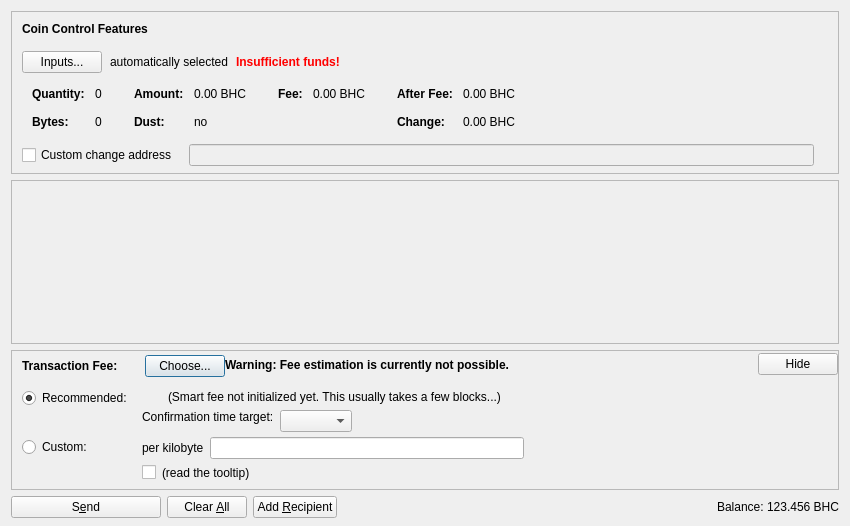
<?xml version="1.0" encoding="UTF-8"?>
<ui version="4.0">
 <class>SendCoinsDialog</class>
 <widget class="QDialog" name="SendCoinsDialog">
  <property name="geometry">
   <rect>
    <x>0</x>
    <y>0</y>
    <width>850</width>
    <height>526</height>
   </rect>
  </property>
  <property name="windowTitle">
   <string>Send Coins</string>
  </property>
  <layout class="QVBoxLayout" name="verticalLayout" stretch="0,1,0,0">
   <property name="bottomMargin">
    <number>8</number>
   </property>
   <item>
    <widget class="QFrame" name="frameCoinControl">
     <property name="sizePolicy">
      <sizepolicy hsizetype="Expanding" vsizetype="Expanding">
       <horstretch>0</horstretch>
       <verstretch>0</verstretch>
      </sizepolicy>
     </property>
     <property name="maximumSize">
      <size>
       <width>16777215</width>
       <height>16777215</height>
      </size>
     </property>
     <property name="frameShape">
      <enum>QFrame::StyledPanel</enum>
     </property>
     <property name="frameShadow">
      <enum>QFrame::Sunken</enum>
     </property>
     <layout class="QVBoxLayout" name="verticalLayoutCoinControl2">
      <property name="spacing">
       <number>0</number>
      </property>
      <property name="leftMargin">
       <number>0</number>
      </property>
      <property name="topMargin">
       <number>0</number>
      </property>
      <property name="rightMargin">
       <number>0</number>
      </property>
      <property name="bottomMargin">
       <number>6</number>
      </property>
      <item>
       <layout class="QVBoxLayout" name="verticalLayoutCoinControl" stretch="0,0,0,0,1">
        <property name="spacing">
         <number>0</number>
        </property>
        <property name="leftMargin">
         <number>10</number>
        </property>
        <property name="topMargin">
         <number>10</number>
        </property>
        <item>
         <layout class="QHBoxLayout" name="horizontalLayoutCoinControl1">
          <property name="bottomMargin">
           <number>15</number>
          </property>
          <item>
           <widget class="QLabel" name="labelCoinControlFeatures">
            <property name="sizePolicy">
             <sizepolicy hsizetype="Preferred" vsizetype="Maximum">
              <horstretch>0</horstretch>
              <verstretch>0</verstretch>
             </sizepolicy>
            </property>
            <property name="font">
             <font>
              <weight>75</weight>
              <bold>true</bold>
             </font>
            </property>
            <property name="styleSheet">
             <string notr="true">font-weight:bold;</string>
            </property>
            <property name="text">
             <string>Coin Control Features</string>
            </property>
           </widget>
          </item>
         </layout>
        </item>
        <item>
         <layout class="QHBoxLayout" name="horizontalLayoutCoinControl2" stretch="0,0,0,0">
          <property name="spacing">
           <number>8</number>
          </property>
          <property name="bottomMargin">
           <number>10</number>
          </property>
          <item>
           <widget class="QPushButton" name="pushButtonCoinControl">
            <property name="styleSheet">
             <string notr="true"/>
            </property>
            <property name="text">
             <string>Inputs...</string>
            </property>
            <property name="autoDefault">
             <bool>false</bool>
            </property>
           </widget>
          </item>
          <item>
           <widget class="QLabel" name="labelCoinControlAutomaticallySelected">
            <property name="text">
             <string>automatically selected</string>
            </property>
            <property name="margin">
             <number>5</number>
            </property>
           </widget>
          </item>
          <item>
           <widget class="QLabel" name="labelCoinControlInsuffFunds">
            <property name="font">
             <font>
              <weight>75</weight>
              <bold>true</bold>
             </font>
            </property>
            <property name="styleSheet">
             <string notr="true">color:red;font-weight:bold;</string>
            </property>
            <property name="text">
             <string>Insufficient funds!</string>
            </property>
            <property name="margin">
             <number>5</number>
            </property>
           </widget>
          </item>
          <item>
           <spacer name="horizontalSpacerCoinControl">
            <property name="orientation">
             <enum>Qt::Horizontal</enum>
            </property>
            <property name="sizeHint" stdset="0">
             <size>
              <width>40</width>
              <height>1</height>
             </size>
            </property>
           </spacer>
          </item>
         </layout>
        </item>
        <item>
         <widget class="QWidget" name="widgetCoinControl" native="true">
          <property name="sizePolicy">
           <sizepolicy hsizetype="Preferred" vsizetype="Preferred">
            <horstretch>0</horstretch>
            <verstretch>0</verstretch>
           </sizepolicy>
          </property>
          <property name="minimumSize">
           <size>
            <width>0</width>
            <height>0</height>
           </size>
          </property>
          <property name="styleSheet">
           <string notr="true"/>
          </property>
          <layout class="QHBoxLayout" name="horizontalLayoutCoinControl5">
           <property name="leftMargin">
            <number>0</number>
           </property>
           <property name="topMargin">
            <number>0</number>
           </property>
           <property name="rightMargin">
            <number>0</number>
           </property>
           <property name="bottomMargin">
            <number>0</number>
           </property>
           <item>
            <layout class="QHBoxLayout" name="horizontalLayoutCoinControl3" stretch="0,0,0,1">
             <property name="spacing">
              <number>20</number>
             </property>
             <property name="topMargin">
              <number>0</number>
             </property>
             <property name="bottomMargin">
              <number>10</number>
             </property>
             <item>
              <layout class="QFormLayout" name="formLayoutCoinControl1">
               <property name="horizontalSpacing">
                <number>10</number>
               </property>
               <property name="verticalSpacing">
                <number>14</number>
               </property>
               <property name="leftMargin">
                <number>10</number>
               </property>
               <property name="topMargin">
                <number>4</number>
               </property>
               <property name="rightMargin">
                <number>6</number>
               </property>
               <item row="0" column="0">
                <widget class="QLabel" name="labelCoinControlQuantityText">
                 <property name="font">
                  <font>
                   <weight>75</weight>
                   <bold>true</bold>
                  </font>
                 </property>
                 <property name="text">
                  <string>Quantity:</string>
                 </property>
                 <property name="margin">
                  <number>0</number>
                 </property>
                </widget>
               </item>
               <item row="0" column="1">
                <widget class="QLabel" name="labelCoinControlQuantity">
                 <property name="cursor">
                  <cursorShape>IBeamCursor</cursorShape>
                 </property>
                 <property name="contextMenuPolicy">
                  <enum>Qt::ActionsContextMenu</enum>
                 </property>
                 <property name="text">
                  <string notr="true">0</string>
                 </property>
                 <property name="margin">
                  <number>0</number>
                 </property>
                 <property name="textInteractionFlags">
                  <set>Qt::LinksAccessibleByMouse|Qt::TextSelectableByKeyboard|Qt::TextSelectableByMouse</set>
                 </property>
                </widget>
               </item>
               <item row="1" column="0">
                <widget class="QLabel" name="labelCoinControlBytesText">
                 <property name="font">
                  <font>
                   <weight>75</weight>
                   <bold>true</bold>
                  </font>
                 </property>
                 <property name="text">
                  <string>Bytes:</string>
                 </property>
                </widget>
               </item>
               <item row="1" column="1">
                <widget class="QLabel" name="labelCoinControlBytes">
                 <property name="cursor">
                  <cursorShape>IBeamCursor</cursorShape>
                 </property>
                 <property name="contextMenuPolicy">
                  <enum>Qt::ActionsContextMenu</enum>
                 </property>
                 <property name="text">
                  <string notr="true">0</string>
                 </property>
                 <property name="textInteractionFlags">
                  <set>Qt::LinksAccessibleByMouse|Qt::TextSelectableByKeyboard|Qt::TextSelectableByMouse</set>
                 </property>
                </widget>
               </item>
              </layout>
             </item>
             <item>
              <layout class="QFormLayout" name="formLayoutCoinControl2">
               <property name="horizontalSpacing">
                <number>10</number>
               </property>
               <property name="verticalSpacing">
                <number>14</number>
               </property>
               <property name="leftMargin">
                <number>6</number>
               </property>
               <property name="topMargin">
                <number>4</number>
               </property>
               <property name="rightMargin">
                <number>6</number>
               </property>
               <item row="0" column="0">
                <widget class="QLabel" name="labelCoinControlAmountText">
                 <property name="font">
                  <font>
                   <weight>75</weight>
                   <bold>true</bold>
                  </font>
                 </property>
                 <property name="text">
                  <string>Amount:</string>
                 </property>
                 <property name="margin">
                  <number>0</number>
                 </property>
                </widget>
               </item>
               <item row="0" column="1">
                <widget class="QLabel" name="labelCoinControlAmount">
                 <property name="cursor">
                  <cursorShape>IBeamCursor</cursorShape>
                 </property>
                 <property name="contextMenuPolicy">
                  <enum>Qt::ActionsContextMenu</enum>
                 </property>
                 <property name="text">
                  <string notr="true">0.00 BHC</string>
                 </property>
                 <property name="textInteractionFlags">
                  <set>Qt::LinksAccessibleByMouse|Qt::TextSelectableByKeyboard|Qt::TextSelectableByMouse</set>
                 </property>
                </widget>
               </item>
               <item row="1" column="0">
                <widget class="QLabel" name="labelCoinControlLowOutputText">
                 <property name="font">
                  <font>
                   <weight>75</weight>
                   <bold>true</bold>
                  </font>
                 </property>
                 <property name="text">
                  <string>Dust:</string>
                 </property>
                </widget>
               </item>
               <item row="1" column="1">
                <widget class="QLabel" name="labelCoinControlLowOutput">
                 <property name="cursor">
                  <cursorShape>IBeamCursor</cursorShape>
                 </property>
                 <property name="contextMenuPolicy">
                  <enum>Qt::ActionsContextMenu</enum>
                 </property>
                 <property name="text">
                  <string notr="true">no</string>
                 </property>
                 <property name="textInteractionFlags">
                  <set>Qt::LinksAccessibleByMouse|Qt::TextSelectableByKeyboard|Qt::TextSelectableByMouse</set>
                 </property>
                </widget>
               </item>
              </layout>
             </item>
             <item>
              <layout class="QFormLayout" name="formLayoutCoinControl3">
               <property name="horizontalSpacing">
                <number>10</number>
               </property>
               <property name="verticalSpacing">
                <number>14</number>
               </property>
               <property name="leftMargin">
                <number>6</number>
               </property>
               <property name="topMargin">
                <number>4</number>
               </property>
               <property name="rightMargin">
                <number>6</number>
               </property>
               <item row="0" column="0">
                <widget class="QLabel" name="labelCoinControlFeeText">
                 <property name="font">
                  <font>
                   <weight>75</weight>
                   <bold>true</bold>
                  </font>
                 </property>
                 <property name="text">
                  <string>Fee:</string>
                 </property>
                 <property name="margin">
                  <number>0</number>
                 </property>
                </widget>
               </item>
               <item row="0" column="1">
                <widget class="QLabel" name="labelCoinControlFee">
                 <property name="cursor">
                  <cursorShape>IBeamCursor</cursorShape>
                 </property>
                 <property name="contextMenuPolicy">
                  <enum>Qt::ActionsContextMenu</enum>
                 </property>
                 <property name="text">
                  <string notr="true">0.00 BHC</string>
                 </property>
                 <property name="textInteractionFlags">
                  <set>Qt::LinksAccessibleByMouse|Qt::TextSelectableByKeyboard|Qt::TextSelectableByMouse</set>
                 </property>
                </widget>
               </item>
              </layout>
             </item>
             <item>
              <layout class="QFormLayout" name="formLayoutCoinControl4">
               <property name="horizontalSpacing">
                <number>10</number>
               </property>
               <property name="verticalSpacing">
                <number>14</number>
               </property>
               <property name="leftMargin">
                <number>6</number>
               </property>
               <property name="topMargin">
                <number>4</number>
               </property>
               <property name="rightMargin">
                <number>6</number>
               </property>
               <item row="0" column="0">
                <widget class="QLabel" name="labelCoinControlAfterFeeText">
                 <property name="font">
                  <font>
                   <weight>75</weight>
                   <bold>true</bold>
                  </font>
                 </property>
                 <property name="text">
                  <string>After Fee:</string>
                 </property>
                 <property name="margin">
                  <number>0</number>
                 </property>
                </widget>
               </item>
               <item row="0" column="1">
                <widget class="QLabel" name="labelCoinControlAfterFee">
                 <property name="cursor">
                  <cursorShape>IBeamCursor</cursorShape>
                 </property>
                 <property name="contextMenuPolicy">
                  <enum>Qt::ActionsContextMenu</enum>
                 </property>
                 <property name="text">
                  <string notr="true">0.00 BHC</string>
                 </property>
                 <property name="textInteractionFlags">
                  <set>Qt::LinksAccessibleByMouse|Qt::TextSelectableByKeyboard|Qt::TextSelectableByMouse</set>
                 </property>
                </widget>
               </item>
               <item row="1" column="0">
                <widget class="QLabel" name="labelCoinControlChangeText">
                 <property name="font">
                  <font>
                   <weight>75</weight>
                   <bold>true</bold>
                  </font>
                 </property>
                 <property name="text">
                  <string>Change:</string>
                 </property>
                </widget>
               </item>
               <item row="1" column="1">
                <widget class="QLabel" name="labelCoinControlChange">
                 <property name="cursor">
                  <cursorShape>IBeamCursor</cursorShape>
                 </property>
                 <property name="contextMenuPolicy">
                  <enum>Qt::ActionsContextMenu</enum>
                 </property>
                 <property name="text">
                  <string notr="true">0.00 BHC</string>
                 </property>
                 <property name="textInteractionFlags">
                  <set>Qt::LinksAccessibleByMouse|Qt::TextSelectableByKeyboard|Qt::TextSelectableByMouse</set>
                 </property>
                </widget>
               </item>
              </layout>
             </item>
            </layout>
           </item>
          </layout>
         </widget>
        </item>
        <item>
         <layout class="QHBoxLayout" name="horizontalLayoutCoinControl4" stretch="0,0,0">
          <property name="spacing">
           <number>12</number>
          </property>
          <property name="sizeConstraint">
           <enum>QLayout::SetDefaultConstraint</enum>
          </property>
          <property name="topMargin">
           <number>5</number>
          </property>
          <property name="rightMargin">
           <number>5</number>
          </property>
          <item>
           <widget class="QCheckBox" name="checkBoxCoinControlChange">
            <property name="toolTip">
             <string>If this is activated, but the change address is empty or invalid, change will be sent to a newly generated address.</string>
            </property>
            <property name="text">
             <string>Custom change address</string>
            </property>
           </widget>
          </item>
          <item>
           <widget class="QValidatedLineEdit" name="lineEditCoinControlChange">
            <property name="enabled">
             <bool>false</bool>
            </property>
            <property name="sizePolicy">
             <sizepolicy hsizetype="Expanding" vsizetype="Fixed">
              <horstretch>0</horstretch>
              <verstretch>0</verstretch>
             </sizepolicy>
            </property>
           </widget>
          </item>
          <item>
           <widget class="QLabel" name="labelCoinControlChangeLabel">
            <property name="sizePolicy">
             <sizepolicy hsizetype="Preferred" vsizetype="Expanding">
              <horstretch>0</horstretch>
              <verstretch>0</verstretch>
             </sizepolicy>
            </property>
            <property name="minimumSize">
             <size>
              <width>0</width>
              <height>0</height>
             </size>
            </property>
            <property name="text">
             <string/>
            </property>
            <property name="margin">
             <number>3</number>
            </property>
           </widget>
          </item>
         </layout>
        </item>
        <item>
         <spacer name="verticalSpacerCoinControl">
          <property name="orientation">
           <enum>Qt::Vertical</enum>
          </property>
          <property name="sizeHint" stdset="0">
           <size>
            <width>800</width>
            <height>1</height>
           </size>
          </property>
         </spacer>
        </item>
       </layout>
      </item>
     </layout>
    </widget>
   </item>
   <item>
    <widget class="QScrollArea" name="scrollArea">
     <property name="widgetResizable">
      <bool>true</bool>
     </property>
     <widget class="QWidget" name="scrollAreaWidgetContents">
      <property name="geometry">
       <rect>
        <x>0</x>
        <y>0</y>
        <width>830</width>
        <height>104</height>
       </rect>
      </property>
      <layout class="QVBoxLayout" name="verticalLayout_2" stretch="0,1">
       <property name="leftMargin">
        <number>0</number>
       </property>
       <property name="topMargin">
        <number>0</number>
       </property>
       <property name="rightMargin">
        <number>0</number>
       </property>
       <property name="bottomMargin">
        <number>0</number>
       </property>
       <item>
        <layout class="QVBoxLayout" name="entries">
         <property name="spacing">
          <number>6</number>
         </property>
        </layout>
       </item>
       <item>
        <spacer name="verticalSpacer">
         <property name="orientation">
          <enum>Qt::Vertical</enum>
         </property>
         <property name="sizeHint" stdset="0">
          <size>
           <width>20</width>
           <height>40</height>
          </size>
         </property>
        </spacer>
       </item>
      </layout>
     </widget>
    </widget>
   </item>
   <item>
    <widget class="QFrame" name="frameFee">
     <property name="sizePolicy">
      <sizepolicy hsizetype="Expanding" vsizetype="Expanding">
       <horstretch>0</horstretch>
       <verstretch>0</verstretch>
      </sizepolicy>
     </property>
     <property name="maximumSize">
      <size>
       <width>16777215</width>
       <height>16777215</height>
      </size>
     </property>
     <property name="frameShape">
      <enum>QFrame::StyledPanel</enum>
     </property>
     <property name="frameShadow">
      <enum>QFrame::Sunken</enum>
     </property>
     <layout class="QVBoxLayout" name="verticalLayoutFee1">
      <property name="spacing">
       <number>0</number>
      </property>
      <property name="leftMargin">
       <number>0</number>
      </property>
      <property name="topMargin">
       <number>0</number>
      </property>
      <property name="rightMargin">
       <number>0</number>
      </property>
      <property name="bottomMargin">
       <number>0</number>
      </property>
      <item>
       <layout class="QVBoxLayout" name="verticalLayoutFee2" stretch="0,0,0">
        <property name="spacing">
         <number>0</number>
        </property>
        <property name="leftMargin">
         <number>10</number>
        </property>
        <property name="topMargin">
         <number>0</number>
        </property>
        <item>
         <layout class="QHBoxLayout" name="horizontalLayoutFee1">
          <property name="bottomMargin">
           <number>0</number>
          </property>
          <item>
           <layout class="QVBoxLayout" name="verticalLayoutFee7">
            <property name="spacing">
             <number>0</number>
            </property>
            <item>
             <spacer name="verticalSpacerSmartFee">
              <property name="orientation">
               <enum>Qt::Vertical</enum>
              </property>
              <property name="sizeType">
               <enum>QSizePolicy::Fixed</enum>
              </property>
              <property name="sizeHint" stdset="0">
               <size>
                <width>1</width>
                <height>4</height>
               </size>
              </property>
             </spacer>
            </item>
            <item>
             <layout class="QHBoxLayout" name="horizontalLayoutSmartFee">
              <property name="spacing">
               <number>10</number>
              </property>
              <item>
               <widget class="QLabel" name="labelFeeHeadline">
                <property name="sizePolicy">
                 <sizepolicy hsizetype="Preferred" vsizetype="Maximum">
                  <horstretch>0</horstretch>
                  <verstretch>0</verstretch>
                 </sizepolicy>
                </property>
                <property name="font">
                 <font>
                  <weight>75</weight>
                  <bold>true</bold>
                 </font>
                </property>
                <property name="styleSheet">
                 <string notr="true">font-weight:bold;</string>
                </property>
                <property name="text">
                 <string>Transaction Fee:</string>
                </property>
               </widget>
              </item>
              <item>
               <widget class="QLabel" name="labelFeeMinimized">
                <property name="text">
                 <string/>
                </property>
               </widget>
              </item>
              <item>
               <widget class="QPushButton" name="buttonChooseFee">
                <property name="text">
                 <string>Choose...</string>
                </property>
               </widget>
              </item>
             </layout>
            </item>
            <item>
             <spacer name="verticalSpacer_5">
              <property name="orientation">
               <enum>Qt::Vertical</enum>
              </property>
              <property name="sizeHint" stdset="0">
               <size>
                <width>1</width>
                <height>1</height>
               </size>
              </property>
             </spacer>
            </item>
           </layout>
          </item>
          <item>
           <widget class="QLabel" name="fallbackFeeWarningLabel">
            <property name="toolTip">
             <string>Using the fallbackfee can result in sending a transaction that will take several hours or days (or never) to confirm. Consider choosing your fee manually or wait until you have validated the complete chain.</string>
            </property>
            <property name="font">
            <font>
                <weight>75</weight>
                <bold>true</bold>
            </font>
            </property>
            <property name="text">
             <string>Warning: Fee estimation is currently not possible.</string>
            </property>
            <property name="wordWrap">
             <bool>false</bool>
            </property>
           </widget>
          </item>
          <item>
           <spacer name="horizontalSpacer_4">
            <property name="orientation">
             <enum>Qt::Horizontal</enum>
            </property>
            <property name="sizeType">
             <enum>QSizePolicy::MinimumExpanding</enum>
            </property>
            <property name="sizeHint" stdset="0">
             <size>
              <width>40</width>
              <height>20</height>
             </size>
            </property>
           </spacer>
          </item>
          <item>
           <widget class="QPushButton" name="buttonMinimizeFee">
            <property name="toolTip">
             <string>collapse fee-settings</string>
            </property>
            <property name="text">
             <string>Hide</string>
            </property>
           </widget>
          </item>
         </layout>
        </item>
        <item>
         <widget class="QFrame" name="frameFeeSelection">
          <layout class="QVBoxLayout" name="verticalLayoutFee12">
           <property name="spacing">
            <number>0</number>
           </property>
           <property name="leftMargin">
            <number>0</number>
           </property>
           <property name="topMargin">
            <number>0</number>
           </property>
           <property name="rightMargin">
            <number>0</number>
           </property>
           <property name="bottomMargin">
            <number>0</number>
           </property>
           <item>
            <layout class="QGridLayout" name="gridLayoutFee">
             <property name="topMargin">
              <number>10</number>
             </property>
             <property name="bottomMargin">
              <number>4</number>
             </property>
             <property name="horizontalSpacing">
              <number>10</number>
             </property>
             <property name="verticalSpacing">
              <number>4</number>
             </property>
             <item row="1" column="1">
              <layout class="QVBoxLayout" name="verticalLayoutFee8">
               <property name="spacing">
                <number>6</number>
               </property>
               <item>
                <layout class="QHBoxLayout" name="horizontalLayoutFee13">
                 <item>
                  <widget class="QLabel" name="labelCustomPerKilobyte">
                   <property name="toolTip">
                    <string>If the custom fee is set to 1000 satoshis and the transaction is only 250 bytes, then &quot;per kilobyte&quot; only pays 250 satoshis in fee, while &quot;total at least&quot; pays 1000 satoshis. For transactions bigger than a kilobyte both pay by kilobyte.</string>
                   </property>
                   <property name="text">
                    <string>per kilobyte</string>
                   </property>
                  </widget>
                 </item>
                 <item>
                  <widget class="BitcoinAmountField" name="customFee"/>
                 </item>
                 <item>
                  <spacer name="horizontalSpacer_6">
                   <property name="orientation">
                    <enum>Qt::Horizontal</enum>
                   </property>
                   <property name="sizeHint" stdset="0">
                    <size>
                     <width>1</width>
                     <height>1</height>
                    </size>
                   </property>
                  </spacer>
                 </item>
                </layout>
               </item>
               <item>
                <layout class="QHBoxLayout" name="horizontalLayoutFee8">
                 <item>
                  <widget class="QCheckBox" name="checkBoxMinimumFee">
                   <property name="toolTip">
                    <string>Paying only the minimum fee is just fine as long as there is less transaction volume than space in the blocks. But be aware that this can end up in a never confirming transaction once there is more demand for bhcoin transactions than the network can process.</string>
                   </property>
                   <property name="text">
                    <string/>
                   </property>
                  </widget>
                 </item>
                 <item>
                  <widget class="QLabel" name="labelMinFeeWarning">
                   <property name="enabled">
                    <bool>true</bool>
                   </property>
                   <property name="toolTip">
                    <string>Paying only the minimum fee is just fine as long as there is less transaction volume than space in the blocks. But be aware that this can end up in a never confirming transaction once there is more demand for bhcoin transactions than the network can process.</string>
                   </property>
                   <property name="text">
                    <string>(read the tooltip)</string>
                   </property>
                   <property name="margin">
                    <number>5</number>
                   </property>
                  </widget>
                 </item>
                 <item>
                  <spacer name="horizontalSpacer_2">
                   <property name="orientation">
                    <enum>Qt::Horizontal</enum>
                   </property>
                   <property name="sizeHint" stdset="0">
                    <size>
                     <width>1</width>
                     <height>1</height>
                    </size>
                   </property>
                  </spacer>
                 </item>
                </layout>
               </item>
              </layout>
             </item>
             <item row="0" column="0">
              <layout class="QVBoxLayout" name="verticalLayoutFee4" stretch="0,1">
               <item>
                <widget class="QRadioButton" name="radioSmartFee">
                 <property name="text">
                  <string>Recommended:</string>
                 </property>
                 <property name="checked">
                  <bool>true</bool>
                 </property>
                 <attribute name="buttonGroup">
                  <string notr="true">groupFee</string>
                 </attribute>
                </widget>
               </item>
               <item>
                <spacer name="verticalSpacer_2">
                 <property name="orientation">
                  <enum>Qt::Vertical</enum>
                 </property>
                 <property name="sizeHint" stdset="0">
                  <size>
                   <width>1</width>
                   <height>1</height>
                  </size>
                 </property>
                </spacer>
               </item>
              </layout>
             </item>
             <item row="1" column="0">
              <layout class="QVBoxLayout" name="verticalLayoutFee9" stretch="0,1">
               <item>
                <widget class="QRadioButton" name="radioCustomFee">
                 <property name="text">
                  <string>Custom:</string>
                 </property>
                 <attribute name="buttonGroup">
                  <string notr="true">groupFee</string>
                 </attribute>
                </widget>
               </item>
               <item>
                <spacer name="verticalSpacer_6">
                 <property name="orientation">
                  <enum>Qt::Vertical</enum>
                 </property>
                 <property name="sizeHint" stdset="0">
                  <size>
                   <width>1</width>
                   <height>1</height>
                  </size>
                 </property>
                </spacer>
               </item>
              </layout>
             </item>
             <item row="0" column="1">
              <layout class="QVBoxLayout" name="verticalLayoutFee3" stretch="0,0,1">
               <property name="spacing">
                <number>6</number>
               </property>
               <property name="topMargin">
                <number>2</number>
               </property>
               <item>
                <layout class="QHBoxLayout" name="horizontalLayoutFee12">
                 <item>
                  <widget class="QLabel" name="labelSmartFee">
                   <property name="text">
                    <string/>
                   </property>
                   <property name="margin">
                    <number>2</number>
                   </property>
                  </widget>
                 </item>
                 <item>
                  <widget class="QLabel" name="labelFeeEstimation">
                   <property name="text">
                    <string/>
                   </property>
                  </widget>
                 </item>
                 <item>
                  <widget class="QLabel" name="labelSmartFee2">
                   <property name="text">
                    <string>(Smart fee not initialized yet. This usually takes a few blocks...)</string>
                   </property>
                   <property name="margin">
                    <number>2</number>
                   </property>
                  </widget>
                 </item>
                 <item>
                  <spacer name="horizontalSpacer_5">
                   <property name="orientation">
                    <enum>Qt::Horizontal</enum>
                   </property>
                   <property name="sizeHint" stdset="0">
                    <size>
                     <width>1</width>
                     <height>1</height>
                    </size>
                   </property>
                  </spacer>
                 </item>
                </layout>
               </item>
               <item>
                <layout class="QHBoxLayout" name="horizontalLayoutFee9">
                 <item>
                  <layout class="QVBoxLayout" name="verticalLayoutFee6">
                   <item>
                    <widget class="QLabel" name="labelSmartFee3">
                     <property name="text">
                      <string>Confirmation time target:</string>
                     </property>
                     <property name="margin">
                      <number>2</number>
                     </property>
                    </widget>
                   </item>
                   <item>
                    <spacer name="verticalSpacer_3">
                     <property name="orientation">
                      <enum>Qt::Vertical</enum>
                     </property>
                     <property name="sizeHint" stdset="0">
                      <size>
                       <width>1</width>
                       <height>1</height>
                      </size>
                     </property>
                    </spacer>
                   </item>
                  </layout>
                 </item>
                 <item>
                  <layout class="QVBoxLayout" name="verticalLayoutFee5">
                   <property name="rightMargin">
                    <number>30</number>
                   </property>
                   <item>
                    <layout class="QHBoxLayout" name="horizontalLayoutConfTarget">
                     <property name="bottomMargin">
                      <number>0</number>
                     </property>
                     <item>
                      <widget class="QComboBox" name="confTargetSelector"/>
                     </item>
                     <item>
                      <spacer name="horizontalSpacerConfTarget">
                       <property name="orientation">
                        <enum>Qt::Horizontal</enum>
                       </property>
                       <property name="sizeHint" stdset="0">
                        <size>
                         <width>40</width>
                         <height>20</height>
                        </size>
                       </property>
                      </spacer>
                     </item>
                    </layout>
                   </item>
                  </layout>
                 </item>
                </layout>
               </item>
               <item>
                <spacer name="verticalSpacer_4">
                 <property name="orientation">
                  <enum>Qt::Vertical</enum>
                 </property>
                 <property name="sizeHint" stdset="0">
                  <size>
                   <width>1</width>
                   <height>1</height>
                  </size>
                 </property>
                </spacer>
               </item>
              </layout>
             </item>
            </layout>
           </item>
          </layout>
         </widget>
        </item>
        <item>
         <spacer name="verticalSpacerFee">
          <property name="orientation">
           <enum>Qt::Vertical</enum>
          </property>
          <property name="sizeHint" stdset="0">
           <size>
            <width>40</width>
            <height>5</height>
           </size>
          </property>
         </spacer>
        </item>
       </layout>
      </item>
     </layout>
    </widget>
   </item>
   <item>
    <layout class="QHBoxLayout" name="horizontalLayout">
     <item>
      <widget class="QPushButton" name="sendButton">
       <property name="minimumSize">
        <size>
         <width>150</width>
         <height>0</height>
        </size>
       </property>
       <property name="toolTip">
        <string>Confirm the send action</string>
       </property>
       <property name="text">
        <string>S&amp;end</string>
       </property>
       <property name="icon">
        <iconset resource="../bitcoin.qrc">
         <normaloff>:/icons/send</normaloff>:/icons/send</iconset>
       </property>
       <property name="autoDefault">
        <bool>false</bool>
       </property>
       <property name="default">
        <bool>false</bool>
       </property>
      </widget>
     </item>
     <item>
      <widget class="QPushButton" name="clearButton">
       <property name="sizePolicy">
        <sizepolicy hsizetype="Minimum" vsizetype="Fixed">
         <horstretch>0</horstretch>
         <verstretch>0</verstretch>
        </sizepolicy>
       </property>
       <property name="toolTip">
        <string>Clear all fields of the form.</string>
       </property>
       <property name="text">
        <string>Clear &amp;All</string>
       </property>
       <property name="icon">
        <iconset resource="../bitcoin.qrc">
         <normaloff>:/icons/remove</normaloff>:/icons/remove</iconset>
       </property>
       <property name="autoDefault">
        <bool>false</bool>
       </property>
      </widget>
     </item>
     <item>
      <widget class="QPushButton" name="addButton">
       <property name="toolTip">
        <string>Send to multiple recipients at once</string>
       </property>
       <property name="text">
        <string>Add &amp;Recipient</string>
       </property>
       <property name="icon">
        <iconset resource="../bitcoin.qrc">
         <normaloff>:/icons/add</normaloff>:/icons/add</iconset>
       </property>
       <property name="autoDefault">
        <bool>false</bool>
       </property>
      </widget>
     </item>
     <item>
      <spacer name="horizontalSpacer">
       <property name="orientation">
        <enum>Qt::Horizontal</enum>
       </property>
       <property name="sizeHint" stdset="0">
        <size>
         <width>40</width>
         <height>20</height>
        </size>
       </property>
      </spacer>
     </item>
     <item>
      <layout class="QHBoxLayout" name="horizontalLayout_2">
       <property name="spacing">
        <number>3</number>
       </property>
       <item>
        <widget class="QLabel" name="label">
         <property name="sizePolicy">
          <sizepolicy hsizetype="Preferred" vsizetype="Fixed">
           <horstretch>0</horstretch>
           <verstretch>0</verstretch>
          </sizepolicy>
         </property>
         <property name="text">
          <string>Balance:</string>
         </property>
        </widget>
       </item>
       <item>
        <widget class="QLabel" name="labelBalance">
         <property name="sizePolicy">
          <sizepolicy hsizetype="Preferred" vsizetype="Fixed">
           <horstretch>0</horstretch>
           <verstretch>0</verstretch>
          </sizepolicy>
         </property>
         <property name="cursor">
          <cursorShape>IBeamCursor</cursorShape>
         </property>
         <property name="text">
          <string notr="true">123.456 BHC</string>
         </property>
         <property name="textInteractionFlags">
          <set>Qt::LinksAccessibleByMouse|Qt::TextSelectableByKeyboard|Qt::TextSelectableByMouse</set>
         </property>
        </widget>
       </item>
      </layout>
     </item>
    </layout>
   </item>
  </layout>
 </widget>
 <customwidgets>
  <customwidget>
   <class>QValidatedLineEdit</class>
   <extends>QLineEdit</extends>
   <header>qvalidatedlineedit.h</header>
  </customwidget>
  <customwidget>
   <class>BitcoinAmountField</class>
   <extends>QLineEdit</extends>
   <header>bitcoinamountfield.h</header>
   <container>1</container>
  </customwidget>
 </customwidgets>
 <resources>
  <include location="../bitcoin.qrc"/>
 </resources>
 <connections/>
 <buttongroups>
  <buttongroup name="groupFee"/>
 </buttongroups>
</ui>
